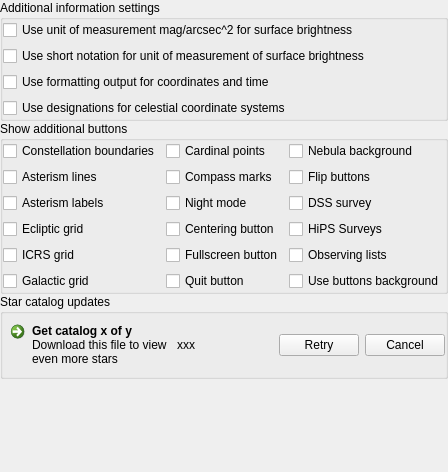
        <widget class="QWidget" name="page_Extras">
         <layout class="QGridLayout" name="gridLayoutExtras">
          <property name="leftMargin">
           <number>0</number>
          </property>
          <property name="topMargin">
           <number>0</number>
          </property>
          <property name="rightMargin">
           <number>0</number>
          </property>
          <property name="bottomMargin">
           <number>0</number>
          </property>
          <property name="spacing">
           <number>0</number>
          </property>
          <item row="1" column="0" colspan="2">
           <widget class="QGroupBox" name="groupBoxAdditionalButtons">
            <property name="title">
             <string>Show additional buttons</string>
            </property>
            <layout class="QGridLayout" name="gridLayoutAdditionalButtons">
             <property name="leftMargin">
              <number>0</number>
             </property>
             <property name="topMargin">
              <number>0</number>
             </property>
             <property name="rightMargin">
              <number>0</number>
             </property>
             <property name="bottomMargin">
              <number>0</number>
             </property>
             <item row="4" column="2">
              <widget class="QCheckBox" name="showHipsButtonCheckBox">
               <property name="toolTip">
                <string>Toggle display of the button for the HiPS Surveys. Select a survey in the View settings.</string>
               </property>
               <property name="text">
                <string>HiPS Surveys</string>
               </property>
              </widget>
             </item>
             <item row="2" column="0">
              <widget class="QCheckBox" name="showAsterismLinesButtonCheckBox">
               <property name="text">
                <string>Asterism lines</string>
               </property>
              </widget>
             </item>
             <item row="5" column="0">
              <widget class="QCheckBox" name="showICRSGridButtonCheckBox">
               <property name="toolTip">
                <string>A button to toggle equatorial J2000 grid</string>
               </property>
               <property name="text">
                <string>ICRS grid</string>
               </property>
              </widget>
             </item>
             <item row="2" column="2">
              <widget class="QCheckBox" name="showFlipButtonsCheckbox">
               <property name="toolTip">
                <string>Toggle vertical and horizontal image flip buttons.</string>
               </property>
               <property name="text">
                <string>Flip buttons</string>
               </property>
              </widget>
             </item>
             <item row="6" column="0">
              <widget class="QCheckBox" name="showGalacticGridButtonCheckBox">
               <property name="toolTip">
                <string>A button to toggle galactic grid</string>
               </property>
               <property name="text">
                <string>Galactic grid</string>
               </property>
              </widget>
             </item>
             <item row="3" column="2">
              <widget class="QCheckBox" name="showDSSButtonCheckbox">
               <property name="toolTip">
                <string>Toggle display of the button for the Digitized Sky Survey.</string>
               </property>
               <property name="text">
                <string>DSS survey</string>
               </property>
              </widget>
             </item>
             <item row="4" column="0">
              <widget class="QCheckBox" name="showEclipticGridButtonCheckBox">
               <property name="toolTip">
                <string>A button to toggle ecliptic grid of date</string>
               </property>
               <property name="text">
                <string>Ecliptic grid</string>
               </property>
              </widget>
             </item>
             <item row="1" column="2">
              <widget class="QCheckBox" name="showNebulaBgButtonCheckbox">
               <property name="toolTip">
                <string>Toggle display of nebula images.</string>
               </property>
               <property name="text">
                <string>Nebula background</string>
               </property>
              </widget>
             </item>
             <item row="1" column="0">
              <widget class="QCheckBox" name="showConstellationBoundariesButtonCheckBox">
               <property name="text">
                <string>Constellation boundaries</string>
               </property>
              </widget>
             </item>
             <item row="5" column="2">
              <widget class="QCheckBox" name="showObsListButtonCheckBox">
               <property name="toolTip">
                <string>Enable a feature to store favorite views.</string>
               </property>
               <property name="text">
                <string>Observing lists</string>
               </property>
              </widget>
             </item>
             <item row="3" column="0">
              <widget class="QCheckBox" name="showAsterismLabelsButtonCheckBox">
               <property name="text">
                <string>Asterism labels</string>
               </property>
              </widget>
             </item>
             <item row="6" column="2">
              <widget class="QCheckBox" name="useButtonsBackgroundCheckBox">
               <property name="toolTip">
                <string>Toggle the usage of background under GUI buttons</string>
               </property>
               <property name="text">
                <string>Use buttons background</string>
               </property>
              </widget>
             </item>
             <item row="6" column="1">
              <widget class="QCheckBox" name="showQuitButtonCheckBox">
               <property name="toolTip">
                <string>Show button in addition to keyboard shortcut?</string>
               </property>
               <property name="text">
                <string>Quit button</string>
               </property>
              </widget>
             </item>
             <item row="1" column="1">
              <widget class="QCheckBox" name="showCardinalButtonCheckBox">
               <property name="toolTip">
                <string>Show button in addition to keyboard shortcut?</string>
               </property>
               <property name="text">
                <string>Cardinal points</string>
               </property>
              </widget>
             </item>
             <item row="5" column="1">
              <widget class="QCheckBox" name="showFullscreenButtonCheckBox">
               <property name="toolTip">
                <string>Show button in addition to keyboard shortcut?</string>
               </property>
               <property name="text">
                <string>Fullscreen button</string>
               </property>
              </widget>
             </item>
             <item row="4" column="1">
              <widget class="QCheckBox" name="showGotoSelectedButtonCheckBox">
               <property name="toolTip">
                <string>Show button in addition to keyboard shortcut?</string>
               </property>
               <property name="text">
                <string>Centering button</string>
               </property>
              </widget>
             </item>
             <item row="3" column="1">
              <widget class="QCheckBox" name="showNightmodeButtonCheckBox">
               <property name="toolTip">
                <string>Show button in addition to keyboard shortcut?</string>
               </property>
               <property name="text">
                <string>Night mode</string>
               </property>
              </widget>
             </item>
             <item row="2" column="1">
              <widget class="QCheckBox" name="showCompassButtonCheckBox">
               <property name="toolTip">
                <string>Show button in addition to keyboard shortcut?</string>
               </property>
               <property name="text">
                <string>Compass marks</string>
               </property>
              </widget>
             </item>
            </layout>
           </widget>
          </item>
          <item row="2" column="0" rowspan="2" colspan="2">
           <widget class="QGroupBox" name="contentBox">
            <property name="title">
             <string>Star catalog updates</string>
            </property>
            <layout class="QHBoxLayout" name="horizontalLayout">
             <property name="leftMargin">
              <number>0</number>
             </property>
             <property name="topMargin">
              <number>0</number>
             </property>
             <property name="rightMargin">
              <number>0</number>
             </property>
             <property name="bottomMargin">
              <number>0</number>
             </property>
             <item>
              <widget class="QCommandLinkButton" name="getStarsButton">
               <property name="sizePolicy">
                <sizepolicy hsizetype="Preferred" vsizetype="Fixed">
                 <horstretch>0</horstretch>
                 <verstretch>0</verstretch>
                </sizepolicy>
               </property>
               <property name="toolTip">
                <string>Click here to start downloading</string>
               </property>
               <property name="text">
                <string notr="true">Get catalog x of y</string>
               </property>
               <property name="icon">
                <iconset resource="../../data/gui/guiRes.qrc">
                 <normaloff>:/graphicGui/uibtDownload.png</normaloff>:/graphicGui/uibtDownload.png</iconset>
               </property>
               <property name="iconSize">
                <size>
                 <width>24</width>
                 <height>24</height>
                </size>
               </property>
               <property name="description">
                <string>Download this file to view even more stars</string>
               </property>
              </widget>
             </item>
             <item>
              <widget class="QLabel" name="downloadLabel">
               <property name="text">
                <string notr="true">xxx</string>
               </property>
              </widget>
             </item>
             <item>
              <spacer name="horizontalSpacer_5">
               <property name="orientation">
                <enum>Qt::Horizontal</enum>
               </property>
               <property name="sizeHint" stdset="0">
                <size>
                 <width>40</width>
                 <height>20</height>
                </size>
               </property>
              </spacer>
             </item>
             <item>
              <widget class="QPushButton" name="downloadRetryButton">
               <property name="toolTip">
                <string>Restart the download</string>
               </property>
               <property name="text">
                <string>Retry</string>
               </property>
              </widget>
             </item>
             <item>
              <widget class="QPushButton" name="downloadCancelButton">
               <property name="toolTip">
                <string>Stop the download. You can always restart it later</string>
               </property>
               <property name="text">
                <string>Cancel</string>
               </property>
              </widget>
             </item>
            </layout>
           </widget>
          </item>
          <item row="0" column="0" colspan="2">
           <widget class="QGroupBox" name="groupBoxAdditionalSettings">
            <property name="title">
             <string>Additional information settings</string>
            </property>
            <layout class="QGridLayout" name="gridLayoutAdditionalSettings">
             <property name="leftMargin">
              <number>0</number>
             </property>
             <property name="topMargin">
              <number>0</number>
             </property>
             <property name="rightMargin">
              <number>0</number>
             </property>
             <property name="bottomMargin">
              <number>0</number>
             </property>
             <item row="1" column="0">
              <widget class="QCheckBox" name="checkBoxUMShortNotationSurfaceBrightness">
               <property name="text">
                <string>Use short notation for unit of measurement of surface brightness</string>
               </property>
              </widget>
             </item>
             <item row="0" column="0">
              <widget class="QCheckBox" name="checkBoxUMSurfaceBrightness">
               <property name="text">
                <string>Use unit of measurement mag/arcsec^2 for surface brightness</string>
               </property>
              </widget>
             </item>
             <item row="2" column="0">
              <widget class="QCheckBox" name="checkBoxUseFormattingOutput">
               <property name="text">
                <string>Use formatting output for coordinates and time</string>
               </property>
              </widget>
             </item>
             <item row="3" column="0">
              <widget class="QCheckBox" name="checkBoxUseCCSDesignations">
               <property name="text">
                <string>Use designations for celestial coordinate systems</string>
               </property>
              </widget>
             </item>
            </layout>
           </widget>
          </item>
          <item row="4" column="0">
           <spacer name="verticalSpacer_3">
            <property name="orientation">
             <enum>Qt::Vertical</enum>
            </property>
            <property name="sizeHint" stdset="0">
             <size>
              <width>20</width>
              <height>93</height>
             </size>
            </property>
           </spacer>
          </item>
         </layout>
        </widget>
